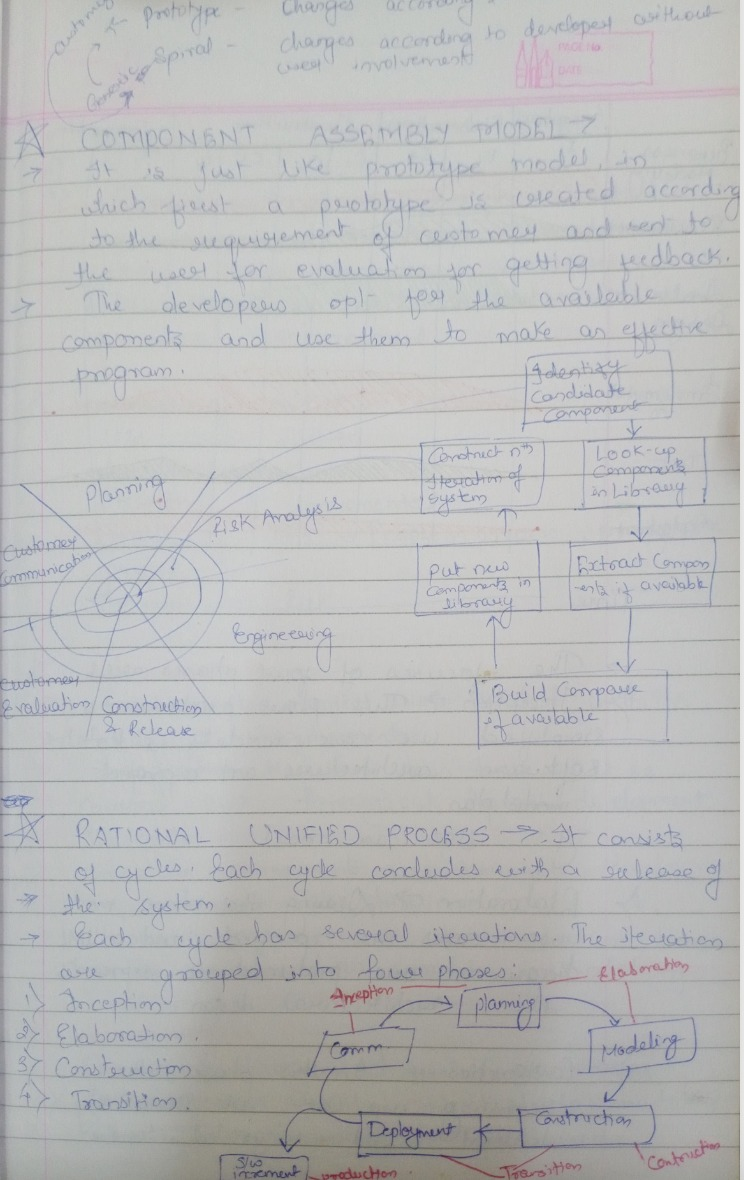
#> input picture PIL/image_enhancer/image.jpeg, 744 x 1180 px
$ python image_enhancer.py
#> lines starting #> are read from the running program, lines starting #| are printed output that depends on the picture
from PIL import Image, ImageEnhance

im = Image.open("image.jpeg")
#> im is the input picture: PIL image 744x1180 RGB; mean R, G, B 185.4, 185.8, 185.6

enhancer = ImageEnhance.Contrast(im)

factor = 1 #gives original image
im_output = enhancer.enhance(factor)
im_output.save('original-image.jpeg')

factor = 0.5 #decrease constrast
im_output = enhancer.enhance(factor)
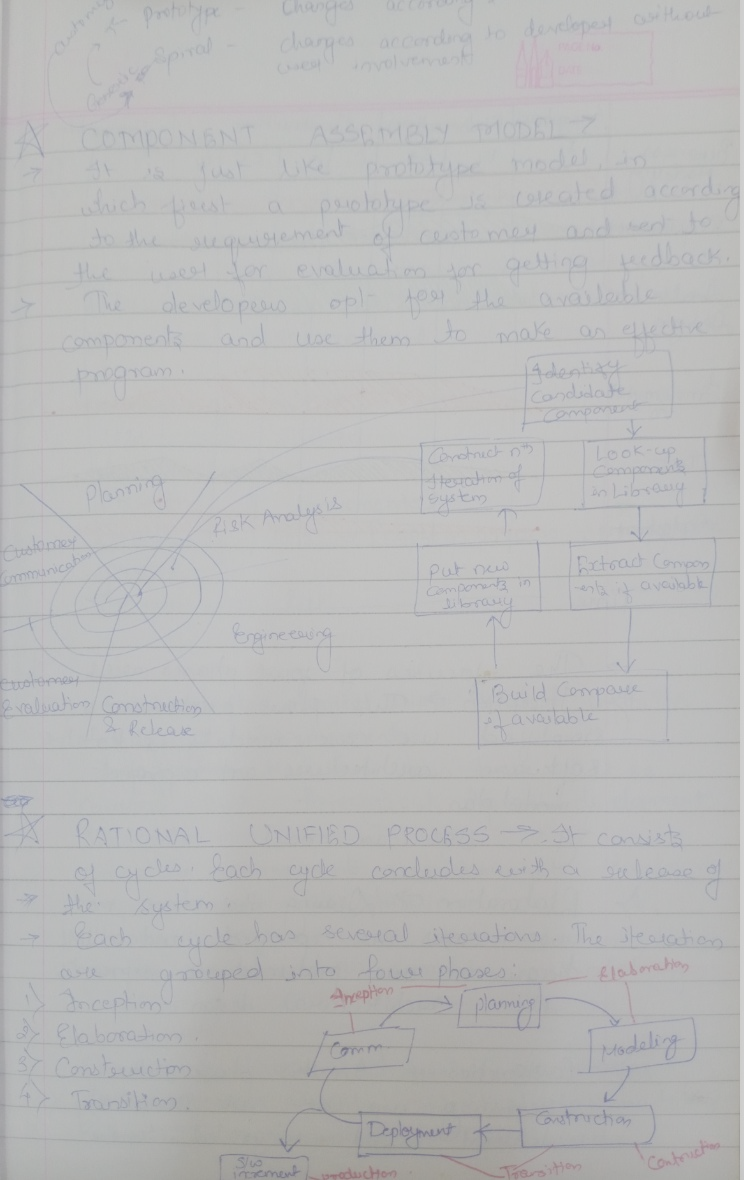
#> im_output: PIL image 744x1180 RGB; mean R, G, B 185.5, 185.7, 185.6
im_output.save('less-contrast-image.jpeg')

factor = 1.5 #increase contrast
im_output = enhancer.enhance(factor)
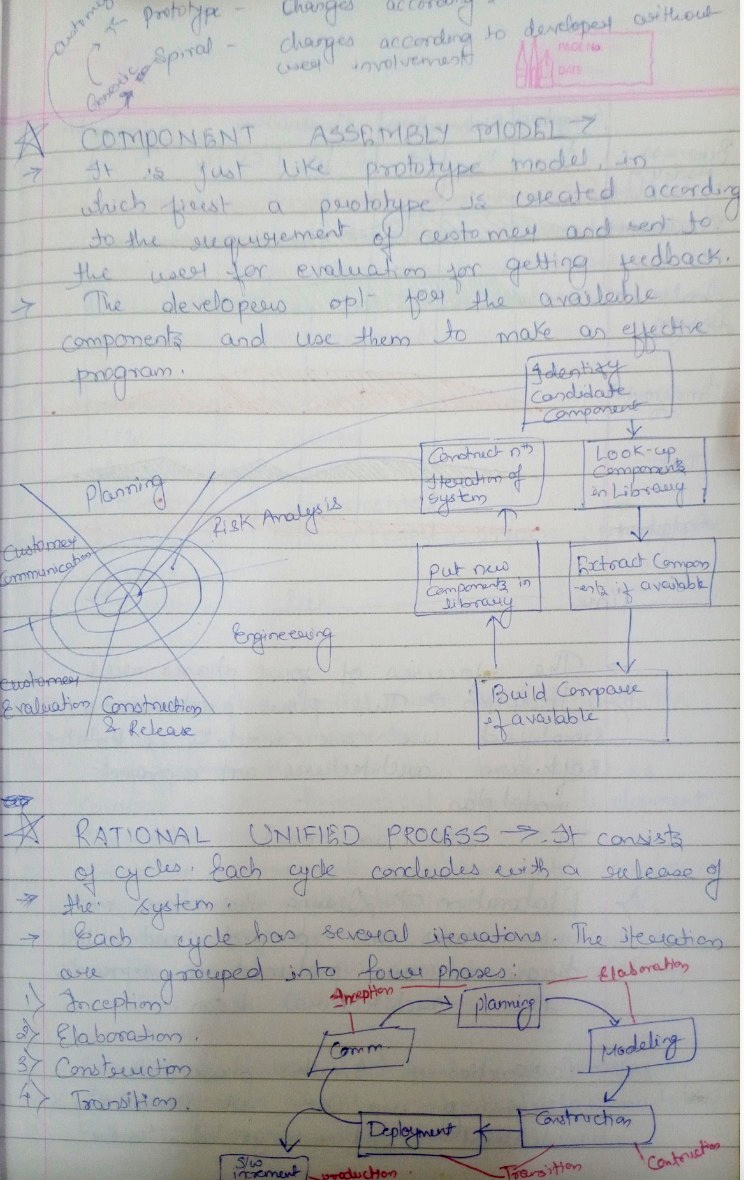
#> im_output: PIL image 744x1180 RGB; mean R, G, B 184.9, 185.5, 185.2
im_output.save('more-contrast-image.jpeg')

$ run again, with PIL/image_enhancer/compare.jpeg copied over PIL/image_enhancer/image.jpeg
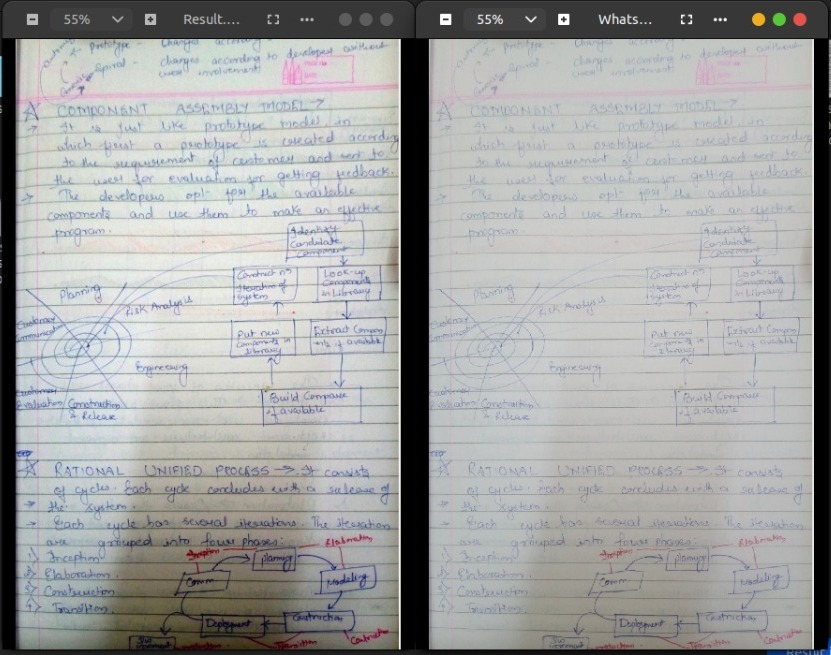
#> input picture PIL/image_enhancer/compare.jpeg, 831 x 655 px
#> im is the input picture: PIL image 831x655 RGB; mean R, G, B 162.6, 163.5, 163.1
#> `im_output = enhancer.enhance(factor)`:
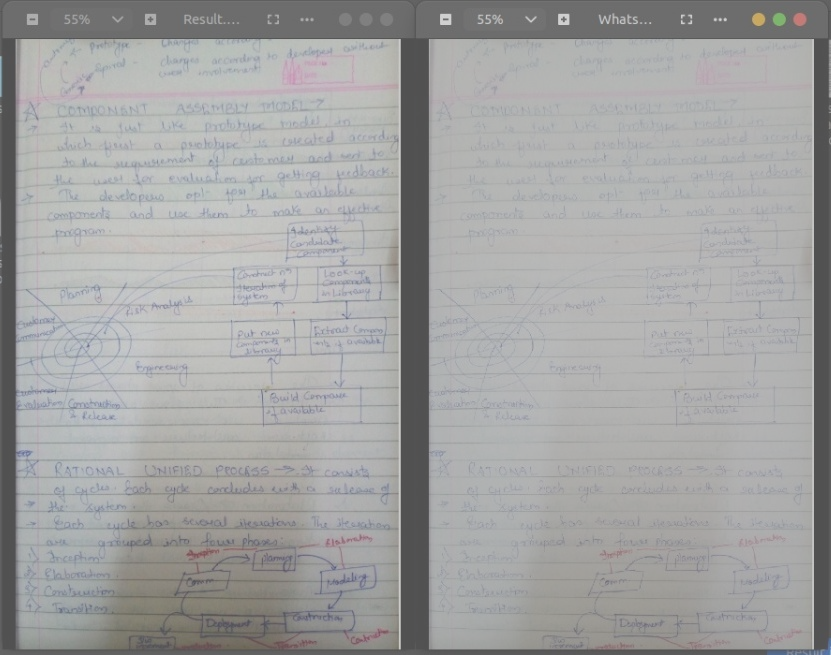
#> im_output: PIL image 831x655 RGB; mean R, G, B 162.6, 163, 162.8
#> `im_output = enhancer.enhance(factor)`:
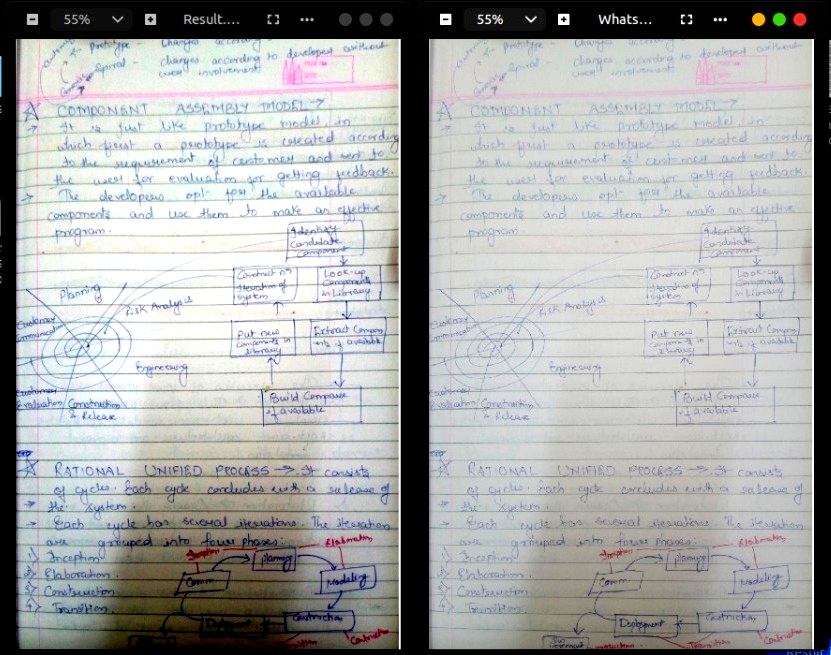
#> im_output: PIL image 831x655 RGB; mean R, G, B 167.8, 169, 168.6
